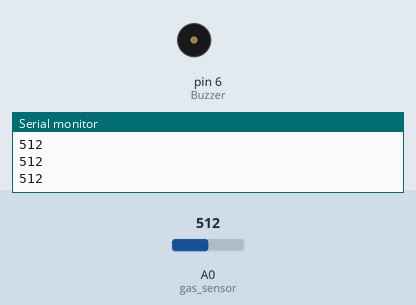
Simulated run of this sketch. Board: Arduino Uno, built with avr-gcc and run on an emulated ATmega328P. Shown: buzzer (waves = sounding, pin HIGH), the last lines printed to the serial monitor. The test bench sets the inputs (shaded band); at power-on: A0 (gas_sensor) = 512.

Above: at 1.2 s.
1.3 s: A0 (gas_sensor) set to 492
At 2.5 s:
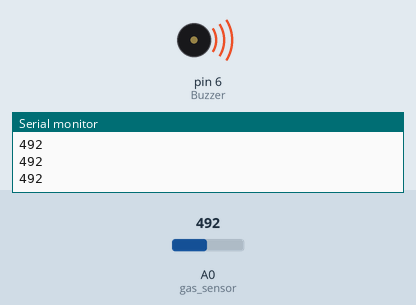
2.8 s: A0 (gas_sensor) set to 510
At 3.8 s:
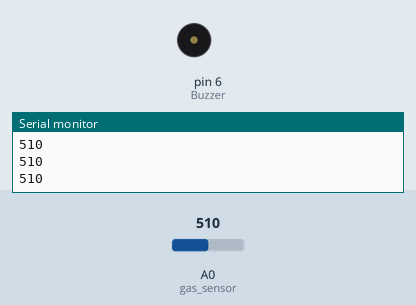
4.3 s: A0 (gas_sensor) set to 490
At 4.8 s:
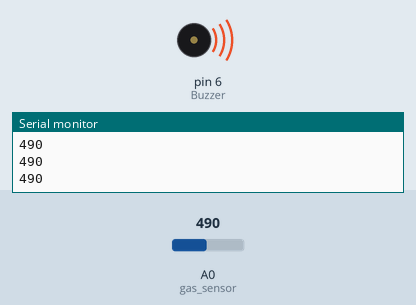
Timing chart, 0 to 7.3 s (numbered marks = the images above; inputs shaded):
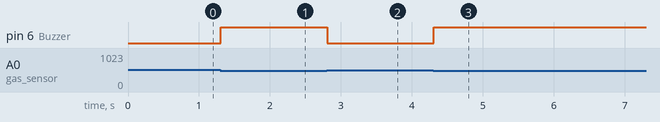

Measured:
- the behaviour switches between 500 and 499 on A0 (gas_sensor) (found by bisection; images 0 and 1)
- after the input at 1.3 s, pin 6 (Buzzer): LOW → HIGH at once
- after the input at 2.8 s, pin 6 (Buzzer): HIGH → LOW at once
- after the input at 4.3 s, pin 6 (Buzzer): LOW → HIGH at once

The sketch:

Smoke_Alarm_System.ino
```cpp
/*
 * Author: SMRAZA KEEN
 * Date:2016/9/29
 * IDE V1.6.9
 * Email:TechnicSmraza@outlook.com
 * Function:
 * Tips:Open the serial port
 */
int gas_sensor =A0;
int Buzzer=6;
void setup()
{
  pinMode(Buzzer,OUTPUT);
  Serial.begin(9600);
}
void loop()
{
  int val;
  val=analogRead(gas_sensor);
  Serial.println(val,DEC);
  while(val<500)
     {
        digitalWrite(Buzzer,HIGH);
        val=analogRead(0);
        Serial.println(val,DEC);
      }
  digitalWrite(Buzzer,LOW);
}
```
